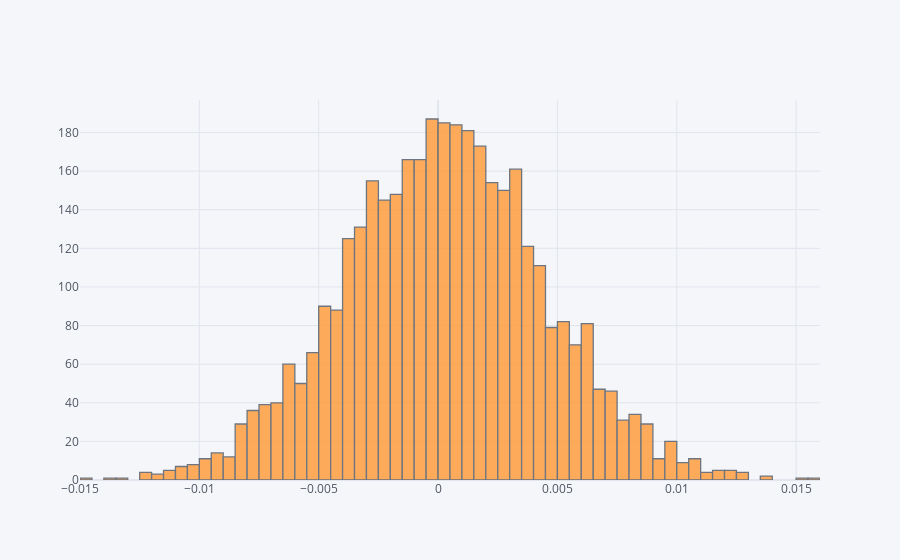

The cell this chart's notebook holds for it:
### Markdown cell above
### Case 1 - Normal daily returns

### Code cell
returns_1 = generate_returns(ann_return=0.07, sharpe=1, size=15*252)

returns_1.iplot('hist')

### Figure 1 — Plotly figure (JSON) as saved in the notebook; plotly's stock layout.template omitted (floating-point values rounded to 4 significant figures; data arrays with more than 128 entries replaced by an {"elided": "..."} marker saying what was removed)
{"data": [{"histfunc": "count", "histnorm": "", "marker": {"color": "rgba(255, 153, 51, 1.0)", "line": {"color": "#4D5663", "width": 1.3}}, "opacity": 0.8, "orientation": "v", "type": "histogram", "x": {"elided": "3780 float values"}}], "layout": {"barmode": "overlay", "legend": {"bgcolor": "#F5F6F9", "font": {"color": "#4D5663"}}, "paper_bgcolor": "#F5F6F9", "plot_bgcolor": "#F5F6F9", "title": {"font": {"color": "#4D5663"}}, "xaxis": {"gridcolor": "#E1E5ED", "showgrid": true, "tickfont": {"color": "#4D5663"}, "title": {"font": {"color": "#4D5663"}, "text": ""}, "zerolinecolor": "#E1E5ED"}, "yaxis": {"gridcolor": "#E1E5ED", "showgrid": true, "tickfont": {"color": "#4D5663"}, "title": {"font": {"color": "#4D5663"}, "text": ""}, "zerolinecolor": "#E1E5ED"}}}
